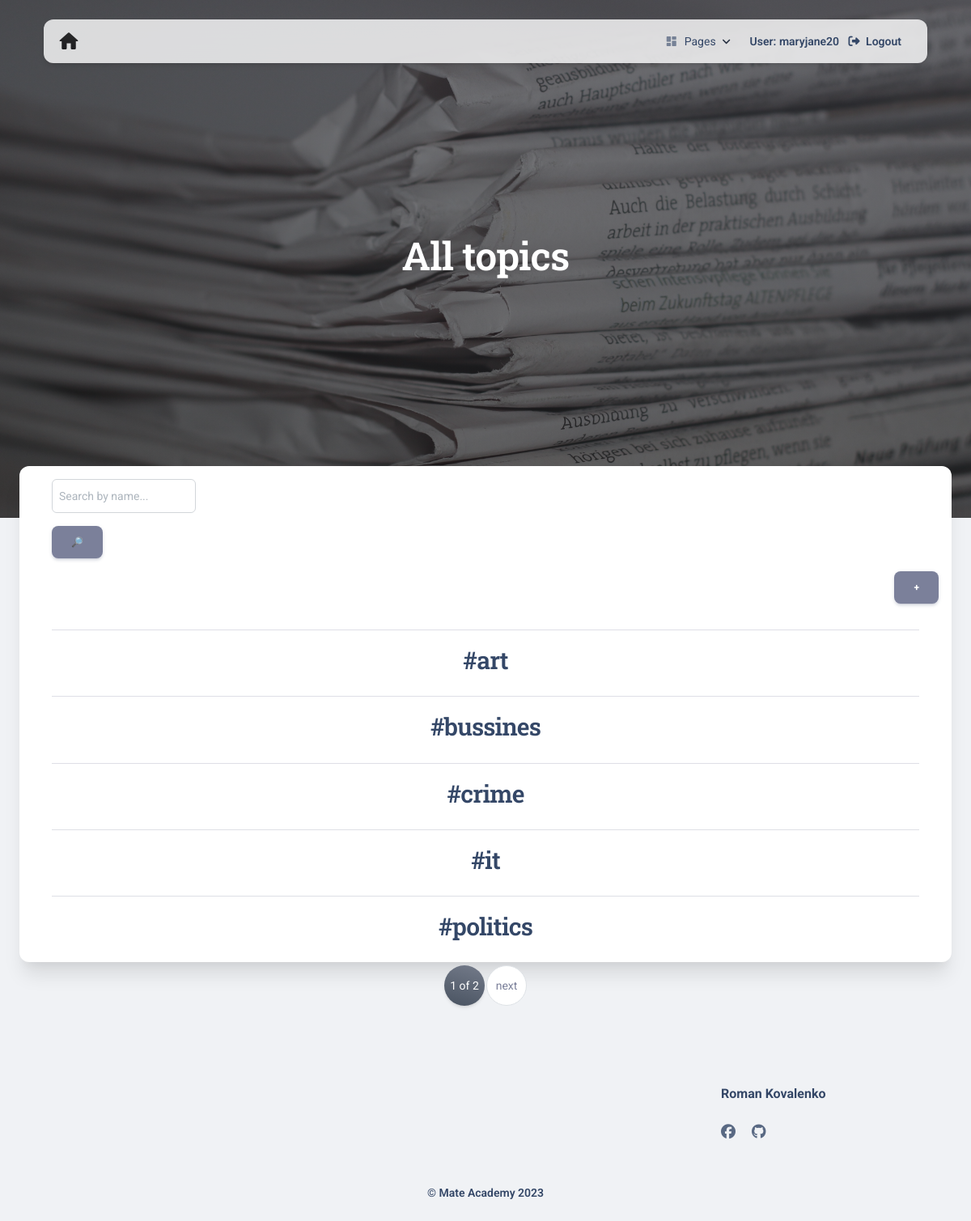
Page /topics/ (signed in) on the committed database.
### news/models.py (models this page shows, shortened)
class Redactor(AbstractUser):
    img = models.ImageField(
        "Redactor's photo", default="default.png", upload_to="user_images"
    )
    years_of_experience = models.IntegerField(
        default=0, validators=[MaxValueValidator(100), MinValueValidator(0)]
    )
    class Meta:
        verbose_name = "redactor"
        verbose_name_plural = "redactors"

class Topic(models.Model):
    name = models.CharField(max_length=255, unique=True)
    class Meta:
        ordering = ["name"]

### news/views.py (the view)
# urls.py: path("topics/", TopicListView.as_view(), name="topic-list"),
class TopicListView(LoginRequiredMixin, generic.ListView):
    model = Topic
    paginate_by = 5
    def get_context_data(self, *, object_list=None, **kwargs):
        context = super(TopicListView, self).get_context_data(**kwargs)
        name = self.request.GET.get("name", "")
        context["search_form"] = TopicSearchForm(initial={"name": name})
        return context
    def get_queryset(self):
        queryset = Topic.objects.all()
        form = TopicSearchForm(self.request.GET)
        if form.is_valid():
            return queryset.filter(name__icontains=form.cleaned_data["name"])
        return queryset

### news/forms.py
class TopicSearchForm(forms.Form):
    name = forms.CharField(
        max_length=255,
        required=False,
        label="",
        widget=forms.TextInput(attrs={"placeholder": "Search by name..."}),
    )

### news/context_processors.py (called while the page is built)
def cfg_assets_root(request):
    return {"ASSETS_ROOT": settings.ASSETS_ROOT}

### news/templatetags/query_transform.py (called while the page is built)
@register.simple_tag
def query_transform(request, **kwargs):
    updated = request.GET.copy()
    for key, value in kwargs.items():
        if value is not None:
            updated[key] = value
        else:
            updated.pop(key, 0)
    return updated.urlencode()

### templates/news/topic_list.html (shortened to what this page needs)
{% extends "base.html" %}
{% block content %}
  <div class="page-header min-vh-80" style="background-image: url('{{ ASSETS_ROOT }}/img/bg1.jpg')">
    <span class="mask bg-gradient-dark opacity-6"></span>
    <div class="container">
      <div class="row">
        <div class="col-md-8 mx-auto">
          <div class="text-center">
            <h1 class="text-white">All topics</h1>
          </div>
        </div>
      </div>
    </div>
  </div>
  <div class="card card-body shadow-xl mx-3 mx-md-4 mt-n6 ">
  {% block searching %}
    {% include "includes/searching.html" %}
  {% endblock %}
  <div class="d-block">
      <a href="{% url 'news:topic-create' %}" class="btn btn-secondary link-to-page float-end" title="Add new topic">
        +
      </a>
    </div>
    <div class="container">
      <div class="section text-center">
        {% if topic_list %}
        {% for topic in topic_list %}
          <div class="block d-flex flex-column">
            <hr>
            <h3 class="title">#{{ topic.name.lower }}</h3>
          </div>
        {% endfor %}
        {% else %}
        <h3 class="title"><i>There is no topics yet</i></h3>
      {% endif %}
      </div>
    </div>
  </div>
{% endblock content %}

### templates/includes/navigation.html (shortened to what this page needs)
  <div class="container position-sticky z-index-sticky top-0">
    <div class="row">
      <div class="col-12">
        <nav class="navbar navbar-expand-lg  blur border-radius-xl mt-4 top-0 z-index-3 shadow position-absolute my-3 py-2 start-0 end-0 mx-4">
          <div class="container-fluid px-0">
            <span class="material-icons text-gradient text-primary text-3xl"><a href="{% url 'news:index' %}">home</a></span>
            <div class="collapse navbar-collapse pt-3 pb-2 py-lg-0 w-100" id="navigation">
              <ul class="navbar-nav navbar-nav-hover ms-auto">
                <li class="nav-item dropdown dropdown-hover mx-2">
                  <a class="nav-link ps-2 d-flex cursor-pointer align-items-center" id="dropdownMenuPages" data-bs-toggle="dropdown" aria-expanded="false">
                    <i class="material-icons opacity-6 me-2 text-md">dashboard</i>
                    Pages
                    <img src="{{ ASSETS_ROOT }}/img/down-arrow-dark.svg" alt="down-arrow" class="arrow ms-auto ms-md-2">
                  </a>
                </li>
                <li class="nav-item ms-lg-auto mb-0">
                  {% if user.is_authenticated %}
                  <span class="nav-link nav-link-icon me-2">
                    <span class="d-inline text-sm z-index-1 font-weight-bold me-2">User: <a href="###">{{ user.get_username }}</a></span>
                    <i class="fa fa-sign-out me-1"></i>
                    <a class="d-inline text-sm z-index-1 font-weight-bold" data-bs-toggle="tooltip" data-bs-placement="bottom" href="{% url 'logout'%}?next={{request.path}}" title="Logout">Logout</a>
                  </span>
                  {% else %}
                  <span class="nav-link nav-link-icon me-2">
                    <i class="fa fa-sign-in me-1"></i>
                    <a class="d-inline text-sm z-index-1 font-weight-bold" data-bs-toggle="tooltip" data-bs-placement="bottom" href="{% url 'login'%}?next={{request.path}}" title="Login">Login</a>
                  </span>
                  {% endif %}
                </li>
              </ul>
            </div>
          </div>
        </nav>
      </div>
    </div>
  </div>

### rows in the picture
Redactor: get_username "maryjane20"
Topic: name "art"
Topic: name "bussines"
Topic: name "crime"
Topic: name "it"
Topic: name "politics"

### other values in the picture
{{ page_obj.number }} "1"
{{ paginator.num_pages }} "2"
